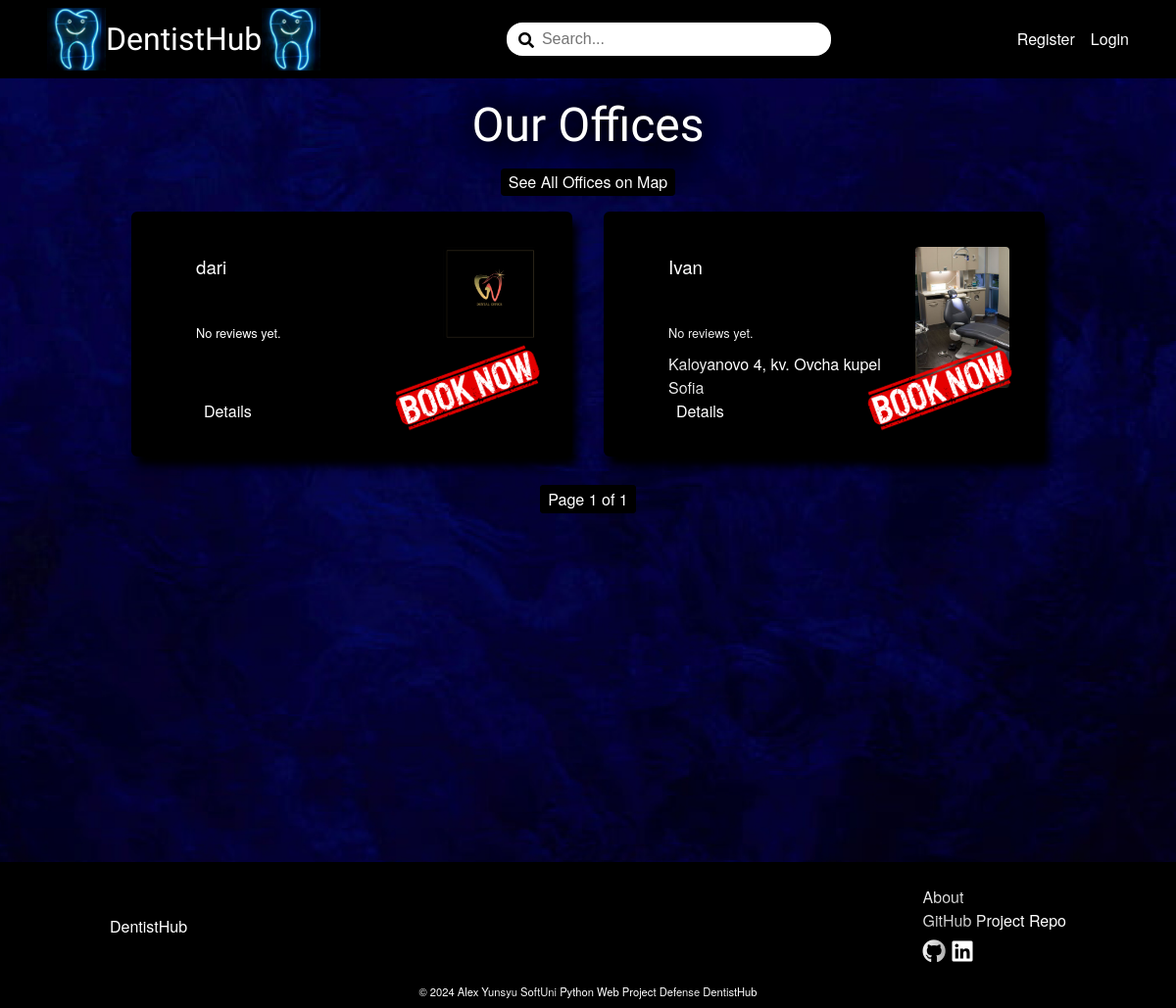
Before: /dentistsoffice/all/ with the older database file.
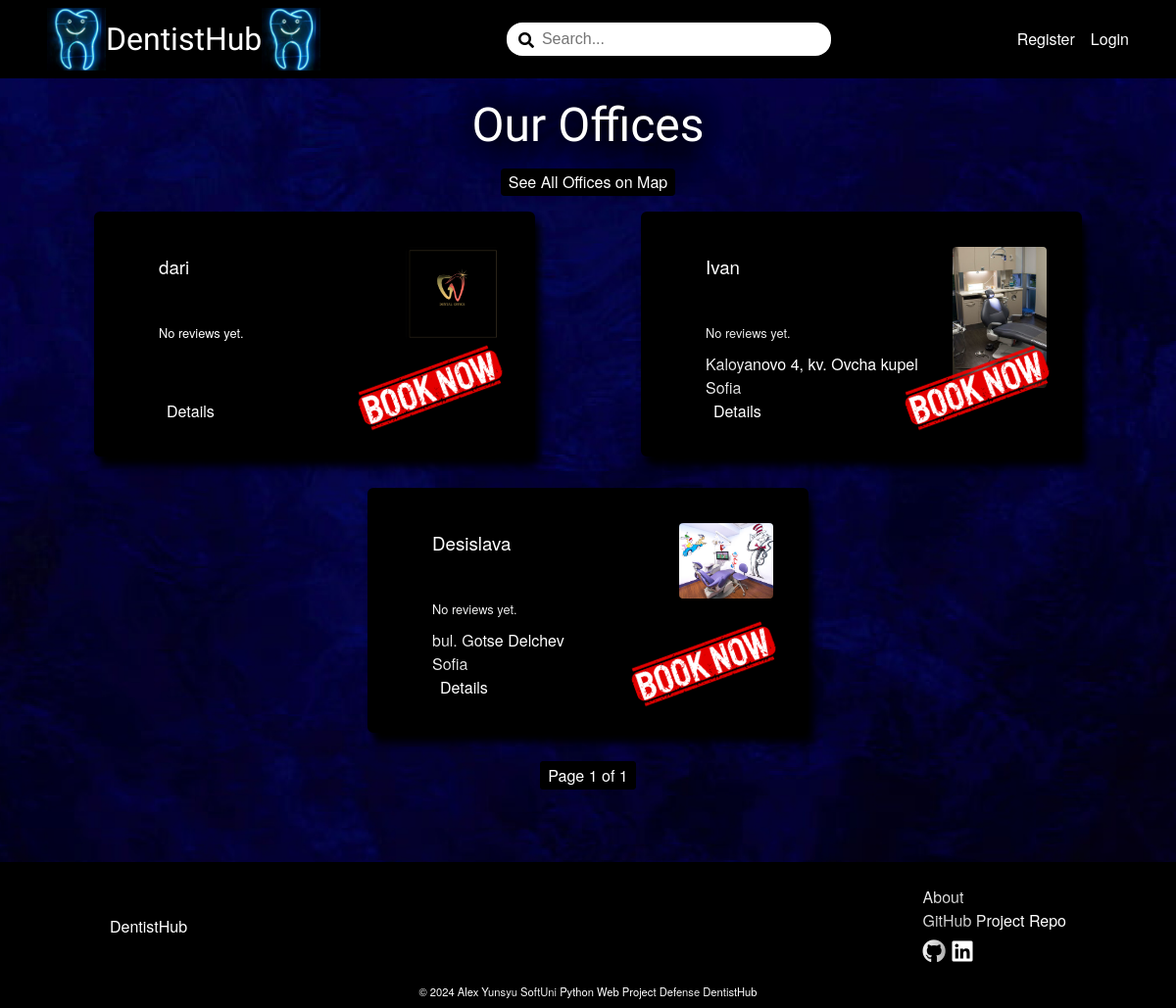
After: the same page with the newer database file.
### DentistBook/dentistsoffice/models.py (models this page shows, shortened)
class DentistsofficeProfile(models.Model):
    MIN_LENGTH_NAME = 2
    MAX_LENGTH_NAME = 50
    MIN_LENGTH_ADDRESS = 5
    MAX_LENGTH_ADDRESS = 50
    MIN_LENGTH_CITY = 2
    MAX_LENGTH_CITY = 50
    MAX_DIGITS_GEOLOCATION = 18
    DECIMAL_PLACES_GEOLOCATION = 15
    MIN_VALUE_GEOLOCATION_LATITUDE = -90
    MAX_VALUE_GEOLOCATION_LATITUDE = 90
    MIN_VALUE_GEOLOCATION_LONGITUDE = -180
    MAX_VALUE_GEOLOCATION_LONGITUDE = 180
    MIN_LENGTH_ABOUT = 10
    MAX_LENGTH_ABOUT = 500
    class Meta:
        verbose_name = 'Dentists office Profile'
    name = models.CharField(
        max_length=MAX_LENGTH_NAME,
        validators=(validators.MinLengthValidator(MIN_LENGTH_NAME),),
        null=False,
        blank=False
    )
    address = models.CharField(
        max_length=MAX_LENGTH_ADDRESS,
        validators=(validators.MinLengthValidator(MIN_LENGTH_ADDRESS),),
        null=False,
        blank=False
    )
    city = models.CharField(
        max_length=MAX_LENGTH_CITY,
        validators=(
            validators.MinLengthValidator(MIN_LENGTH_CITY),
            validate_dentistsoffice_city_name,
        ),
        null=False,
        blank=False
    )
    geolocation_latitude = models.DecimalField(
        max_digits=MAX_DIGITS_GEOLOCATION,
        decimal_places=DECIMAL_PLACES_GEOLOCATION,
        validators=(
            validators.MinValueValidator(MIN_VALUE_GEOLOCATION_LATITUDE),
            validators.MaxValueValidator(MAX_VALUE_GEOLOCATION_LATITUDE)
        ),
        null=True,
        blank=True
        )
    geolocation_longitude = models.DecimalField(
        max_digits=MAX_DIGITS_GEOLOCATION,
        decimal_places=DECIMAL_PLACES_GEOLOCATION,
        validators=(
            validators.MinValueValidator(MIN_VALUE_GEOLOCATION_LONGITUDE),
            validators.MaxValueValidator(MAX_VALUE_GEOLOCATION_LONGITUDE)
        ),
        null=True,
        blank=True
        )
    about = models.TextField(
        max_length=MAX_LENGTH_ABOUT,
        validators=(validators.MinLengthValidator(MIN_LENGTH_ABOUT),),
        null=True,
        blank=True
    )
    dentistsoffice_picture = models.ImageField(
        upload_to='dentistsoffice-profile-pictures',
        validators=(validate_dentistsoffice_picture_file_size,),
        null=True,
        blank=True,
    )
    slug = models.SlugField(
        unique=True
    )
    user = models.OneToOneField(
        UserModel,
        on_delete=models.CASCADE,
        primary_key=True
    )

### DentistBook/dentistsoffice/views.py (the view)
# urls.py: path('all/', DentistsofficeListView.as_view(), name='dentistsoffice-list')
class DentistsofficeListView(views.ListView):
    model = DentistsofficeProfile
    template_name = 'dentistsoffice/dentistsoffices-list.html'
    context_object_name = 'dentistsoffices'
    paginate_by = 6
    def get_queryset(self):
        queryset = super().get_queryset()
        queryset = queryset.annotate(avg_rating=Avg('review__rating'))
        queryset = queryset.annotate(reviews_count=Count('review'))
        return queryset

### DentistBook/dentistsoffice/templates/dentistsoffice/dentistsoffices-list.html (shortened to what the changed rows need)
{% extends 'base.html' %}
{% load static %}
{% block content %}
    <div class="wall-picture-container">
        <div class="main-dentistsoffice-list-container">
        <h1>Our Offices</h1>
            <div class="list-container">
                {% for dentistsoffice in dentistsoffices %}
                <div class="dentistsoffice-card">
                    <img src="{% static 'images/vintage_decorative_corner_pattern.png' %}" alt="corner" class="corner-left">
                    <div class="book-now-wrapper">
                        <a href="{% url 'step1-select-dentistsoffice' slug=dentistsoffice.slug %}" class="book-now-link">
                            <img src="{% static 'images/book_now_stamp_2.png' %}" alt="book-now" class="book-now">
                        </a>
                    </div>
                    <div class="dentistsoffice-info">
                        <h3>{{ dentistsoffice.name }}</h3>
                        <div class="card-rating">
                            {% if dentistsoffice.avg_rating %}
                                {% if dentistsoffice.avg_rating >= 1 and dentistsoffice.avg_rating < 1.5 %}
                                    <i class="fas fa-star"></i>
                                    <i class="far fa-star"></i>
                                    <i class="far fa-star"></i>
                                    <i class="far fa-star"></i>
                                    <i class="far fa-star"></i>
                                {% elif dentistsoffice.avg_rating >= 1.5 and dentistsoffice.avg_rating < 2 %}
                                    <i class="fas fa-star"></i>
                                    <i class="fas fa-star-half-alt"></i>
                                    <i class="far fa-star"></i>
                                    <i class="far fa-star"></i>
                                    <i class="far fa-star"></i>
                                {% elif dentistsoffice.avg_rating >= 2 and dentistsoffice.avg_rating < 2.5 %}
                                    <i class="fas fa-star"></i>
                                    <i class="fas fa-star"></i>
                                    <i class="far fa-star"></i>
                                    <i class="far fa-star"></i>
                                    <i class="far fa-star"></i>
                                {% elif dentistsoffice.avg_rating >= 2.5 and dentistsoffice.avg_rating < 3 %}
                                    <i class="fas fa-star"></i>
                                    <i class="fas fa-star"></i>
                                    <i class="fas fa-star-half-alt"></i>
                                    <i class="far fa-star"></i>
                                    <i class="far fa-star"></i>
                                {% elif dentistsoffice.avg_rating >= 3 and dentistsoffice.avg_rating < 3.5 %}
                                    <i class="fas fa-star"></i>
                                    <i class="fas fa-star"></i>
                                    <i class="fas fa-star"></i>
                                    <i class="far fa-star"></i>
                                    <i class="far fa-star"></i>
                                {% elif dentistsoffice.avg_rating >= 3.5 and dentistsoffice.avg_rating < 4 %}
                                    <i class="fas fa-star"></i>
                                    <i class="fas fa-star"></i>
                                    <i class="fas fa-star"></i>
                                    <i class="fas fa-star-half-alt"></i>
                                    <i class="far fa-star"></i>
                                {% elif dentistsoffice.avg_rating >= 4 and dentistsoffice.avg_rating < 4.5 %}
                                    <i class="fas fa-star"></i>
                                    <i class="fas fa-star"></i>
                                    <i class="fas fa-star"></i>
                                    <i class="fas fa-star"></i>
                                    <i class="far fa-star"></i>
                                {% elif dentistsoffice.avg_rating >= 4.5 and dentistsoffice.avg_rating < 5 %}
                                    <i class="fas fa-star"></i>
                                    <i class="fas fa-star"></i>
                                    <i class="fas fa-star"></i>
                                    <i class="fas fa-star"></i>
                                    <i class="fas fa-star-half-alt"></i>
                                {% elif dentistsoffice.avg_rating == 5 %}
                                    <i class="fas fa-star"></i>
                                    <i class="fas fa-star"></i>
                                    <i class="fas fa-star"></i>
                                    <i class="fas fa-star"></i>
                                    <i class="fas fa-star"></i>
                                {% endif %}
                                <a href="{% url 'dentistsoffice-reviews-list' slug=dentistsoffice.slug %}">{{ dentistsoffice.avg_rating|floatformat:1 }} ({{ dentistsoffice.reviews_count }}
                                {% if dentistsoffice.reviews_count == 1 %}
                                    review)
                                {% else %}
                                    reviews)
                                {% endif %}</a>
                            {% else %}
                                <p>No reviews yet.</p>
                            {% endif %}
                        </div>
                        <div>
                            <p>{{ dentistsoffice.address }}</p>
                            <p>{{ dentistsoffice.city }}</p>
                            <p><a href="{% url 'dentistsoffice-details' slug=dentistsoffice.slug %}" class="link-button">Details</a></p>
                        </div>
                    </div>
                    <div class="dentistsoffice-profile-picture">
                        {% if dentistsoffice.dentistsoffice_picture %}
                            <img src="{{ dentistsoffice.dentistsoffice_picture.url }}" class="profile-picture-card" alt="dentistsoffice-profile_picture">
                        {% else %}
                            <img src="{% static 'images/dentistsoffice-default-profile-picture.jpg' %}" alt="dentist_default_profile_picture" class="profile-picture-card">
                        {% endif %}
                    </div>
                </div>
            {% endfor %}
            </div>
    </div>
    </div>
{% endblock %}

Changed rows visible on the page:
added DentistsofficeProfile: name "Desislava", shows "No reviews yet.", address "bul. Gotse Delchev", city "Sofia", dentistsoffice_picture (picture)
